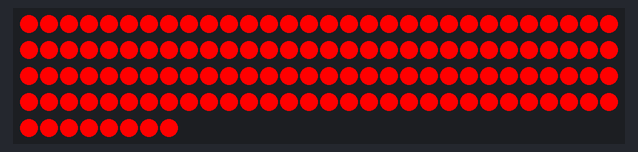
Simulated run of this sketch. Board: ESP8266 (NodeMCU). Parts: 128 RGB LEDs in strip order, left to right, continuing on the next row. Dim RGB values are drawn brighter than linear.

Above: at 0.15 s.
At 1.67 s:
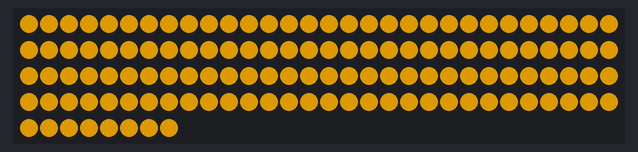
At 2.58 s:
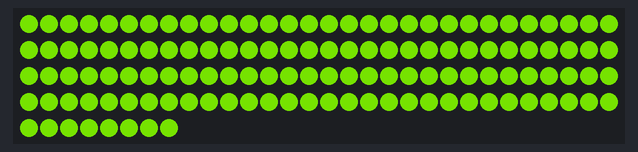
At 5.34 s:
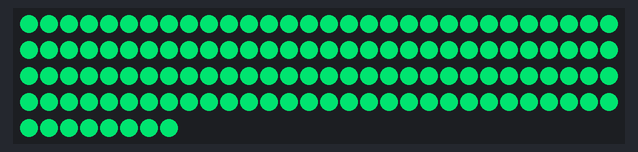
At 7.8 s:
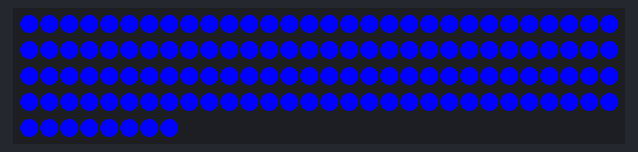
At 10.52 s:
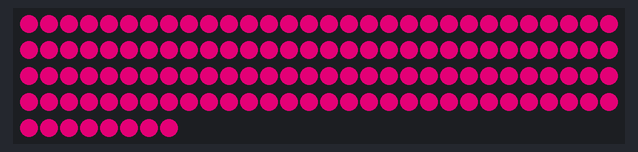

The sketch:

Matrix.ino
```cpp
#include <Adafruit_NeoPixel.h>

int ledPin = 13;
int numPixels = 128;
Adafruit_NeoPixel pixels = Adafruit_NeoPixel(numPixels, ledPin, NEO_GRB + NEO_KHZ800);

void setup() {
  pixels.begin();
  pixels.show();
}

void loop() {
  int i, j = 0;
  for(j=0; j < 255; j++){

      for(i=0; i<pixels.numPixels(); i++) {
          pixels.setPixelColor(i, pixels.Color(255-j, j, 0));
          }

      //j++;
      pixels.show();
      delay(10);
  }
  delay(300);


  for(; j > 0; j--){

      for(i=0; i<pixels.numPixels(); i++) {
          pixels.setPixelColor(i, pixels.Color(0, j, 255-j));
          }

      //j--;
      pixels.show();
      delay(10);
  }
  delay(300);


  for(j=0; j < 255; j++){

      for(i=0; i<pixels.numPixels(); i++) {
          pixels.setPixelColor(i, pixels.Color(j, 0, 255-j));
          }

      //j++;
      pixels.show();
      delay(10);
  }
  delay(300);
}
```

Measured:
- by itself, everything shown: repeats every 11.9 s, in 42 steps
